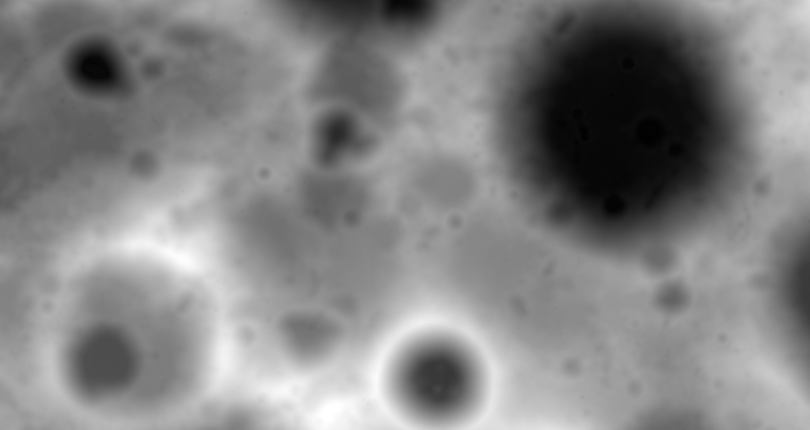
#> input picture scripts/heightmap_screen.png, 1620 x 860 px (shown at 1/2 size)
$ python costmap_generation.py   (older library calls are emulated)
#> lines starting #> are read from the running program, lines starting #| are printed output that depends on the picture
### scripts/include/helpers.py
import numpy as np
import cv2

def showImage(windowName, img, max_dim=600):
    """Show a scaled down version of an image"""

    cv2.namedWindow(windowName,cv2.WINDOW_KEEPRATIO)
    cv2.imshow(windowName, img)


    if img.shape[1] > img.shape[0]:
        newWidth = max_dim
        newHeight = int(newWidth / img.shape[1] * img.shape[0])
    else:
        newHeight = max_dim
        newWidth = int(newHeight / img.shape[0] * img.shape[1])

    cv2.resizeWindow(windowName, (newWidth, newHeight))


def normaliseImage(img:np.matrix) -> np.matrix:
    return (img - 1.0*np.min(img)) / (np.max(img) - np.min(img))


# [4 lines left out: function writeToFile, not called in this run]


color_list = [
    (107,206,35),
    (130,41,126),
    (79,84,240),
    (44,167,236),
    (34,86,238),
    (243,164,32),
    (116,118,238),
    (119,167,4),
    (69,128,201),
]
returned_colors = []
# [35 lines left out: functions randomColor, drawPath, not called in this run]

### scripts/costmap_generation.py
import sys
import os
from pathlib import Path
import numpy as np
import cv2
from include.helpers import showImage


# ---------------------------------------------------------------- #
#                          INDIVIDUAL MAPS
# ---------------------------------------------------------------- #
# [77 lines left out: functions getSlopeMap, getIlluminationMap, not called in this run]


# ---------------------------------------------------------------- #
#                                MAIN
# ---------------------------------------------------------------- #
def main(path, elevationLow, elevationHigh):
    # Import moon surface heightmap
#> called with path = 'heightmap_screen.png', elevationLow = -8225, elevationHigh = 3700
    heightmap = cv2.imread(path, cv2.IMREAD_GRAYSCALE)
#> heightmap is the input picture: shape (860, 1620); min 1, max 255, mean 131.9
    print("Heightmap dim:", heightmap.shape)
#| Heightmap dim: (860, 1620)

    # Set 0 height to for unknown data
    # heightmap = np.where(heightmap > 253, 0, heightmap)

    showImage("Heightmap", heightmap)

    heightmap = heightmap * (elevationHigh - elevationLow) / 255.0 + elevationLow
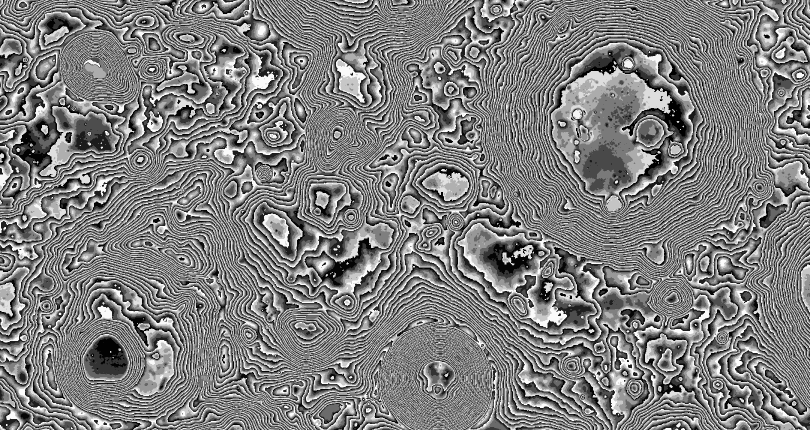
#> heightmap: shape (860, 1620) float64 (shown at 1/2 size); min -8224.6, max -7982.3, mean -8103.6; drawn with min black and max white
    # heightmap = cv2.blur(heightmap,(3,3))
    # heightmap = heightmap.astype(np.float64) / 255.0


    # -> Slope map
    slopeMap = cv2.imread("slopemap_screen.png")
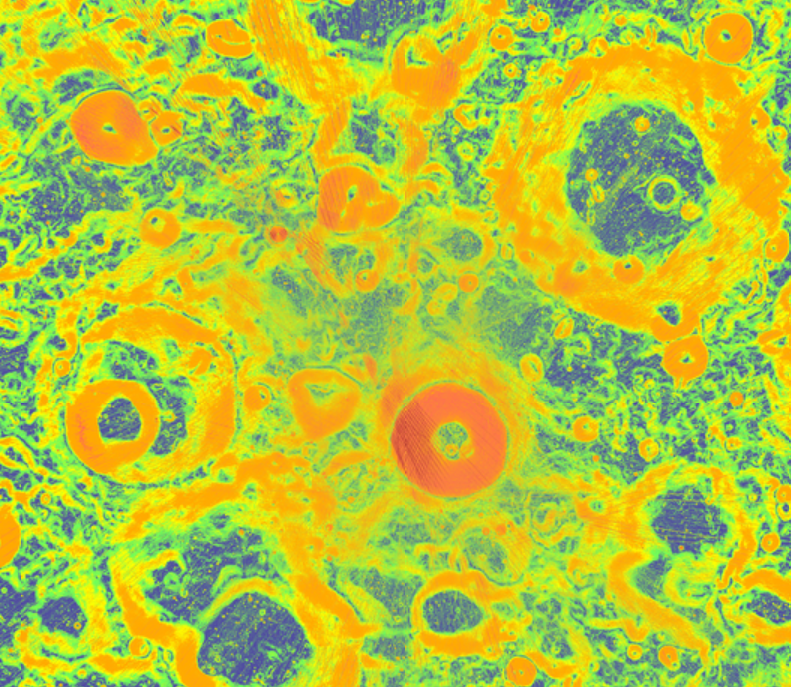
#> input picture scripts/slopemap_screen.png, 791 x 687 px
#> slopeMap is the input picture: shape (687, 791, 3); mean B, G, R 57.6, 195.1, 181.1

    hsv_slopemap = cv2.cvtColor(slopeMap,cv2.COLOR_BGR2HSV)
#> hsv_slopemap: shape (687, 791, 3); mean H, S, V 43, 185.5, 217.6
    (H, _, _) = cv2.split(hsv_slopemap)
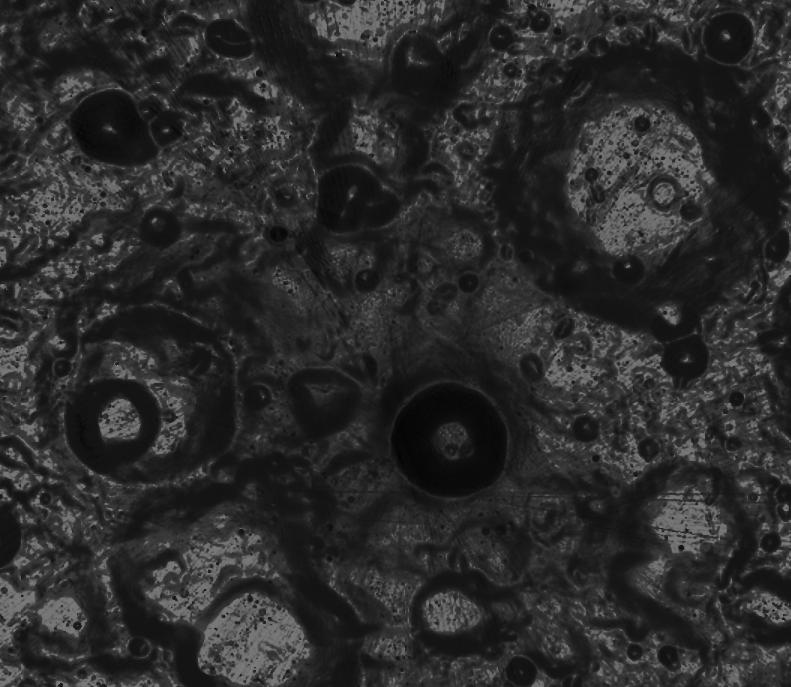
#> H: shape (687, 791); min 4, max 166, mean 43

    slopeMap_v1 = 255 - H
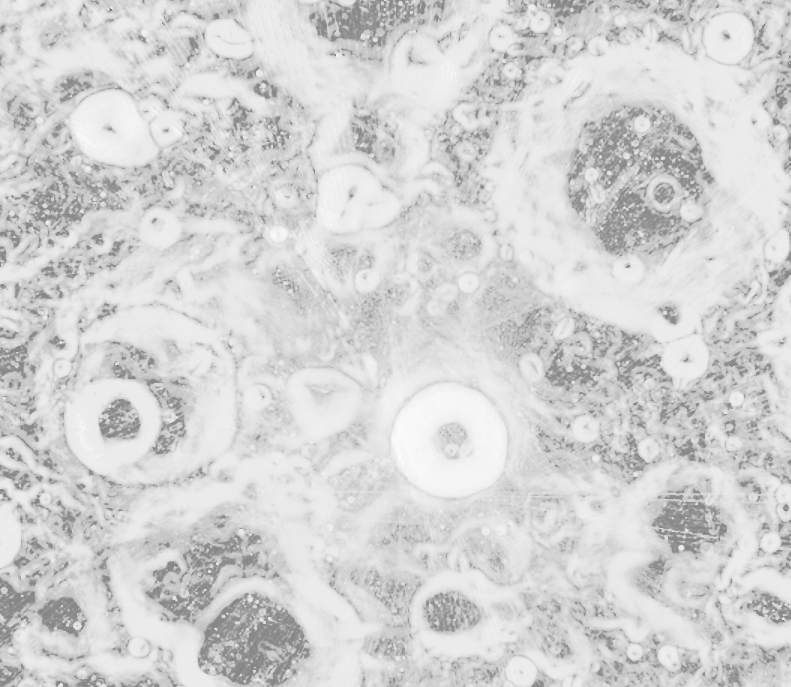
#> slopeMap_v1: shape (687, 791); min 89, max 251, mean 212
    slopeMap = (slopeMap_v1 - np.min(slopeMap_v1)) / (np.max(slopeMap_v1) - np.min(slopeMap_v1))
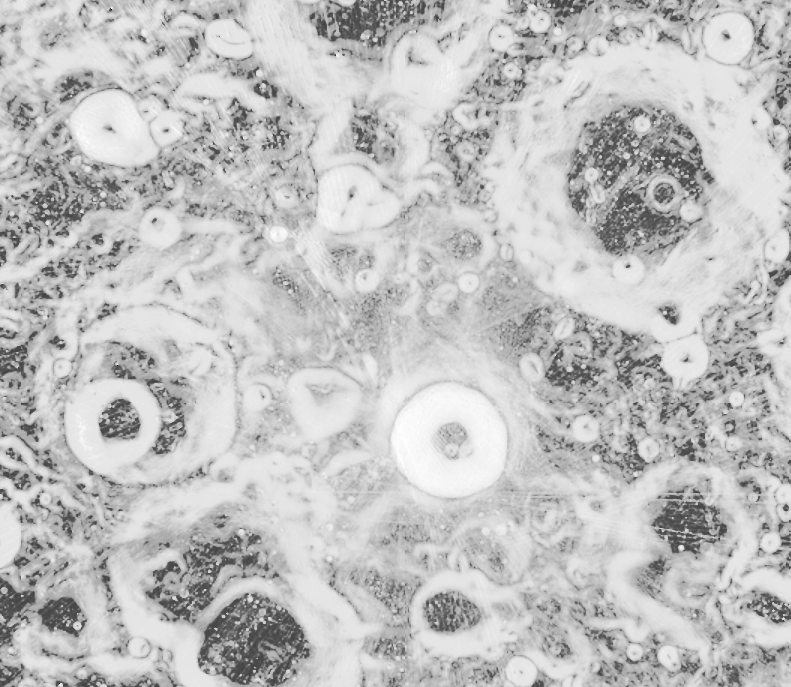
#> slopeMap: shape (687, 791) float64; min 0, max 1, mean 0.759
    showImage("Slope map normalised", slopeMap, 300)


    cv2.waitKey(0)


if __name__ == "__main__":
    # Check if STL path is given as arg
    filepath = sys.argv[1] if len(sys.argv) > 1 else "heightmap_screen.png"
    elevationLow = sys.argv[2] if len(sys.argv) > 2 else -8225
    elevationHigh = sys.argv[3] if len(sys.argv) > 3 else 3700

    # Run program
    main(filepath, elevationLow, elevationHigh)
